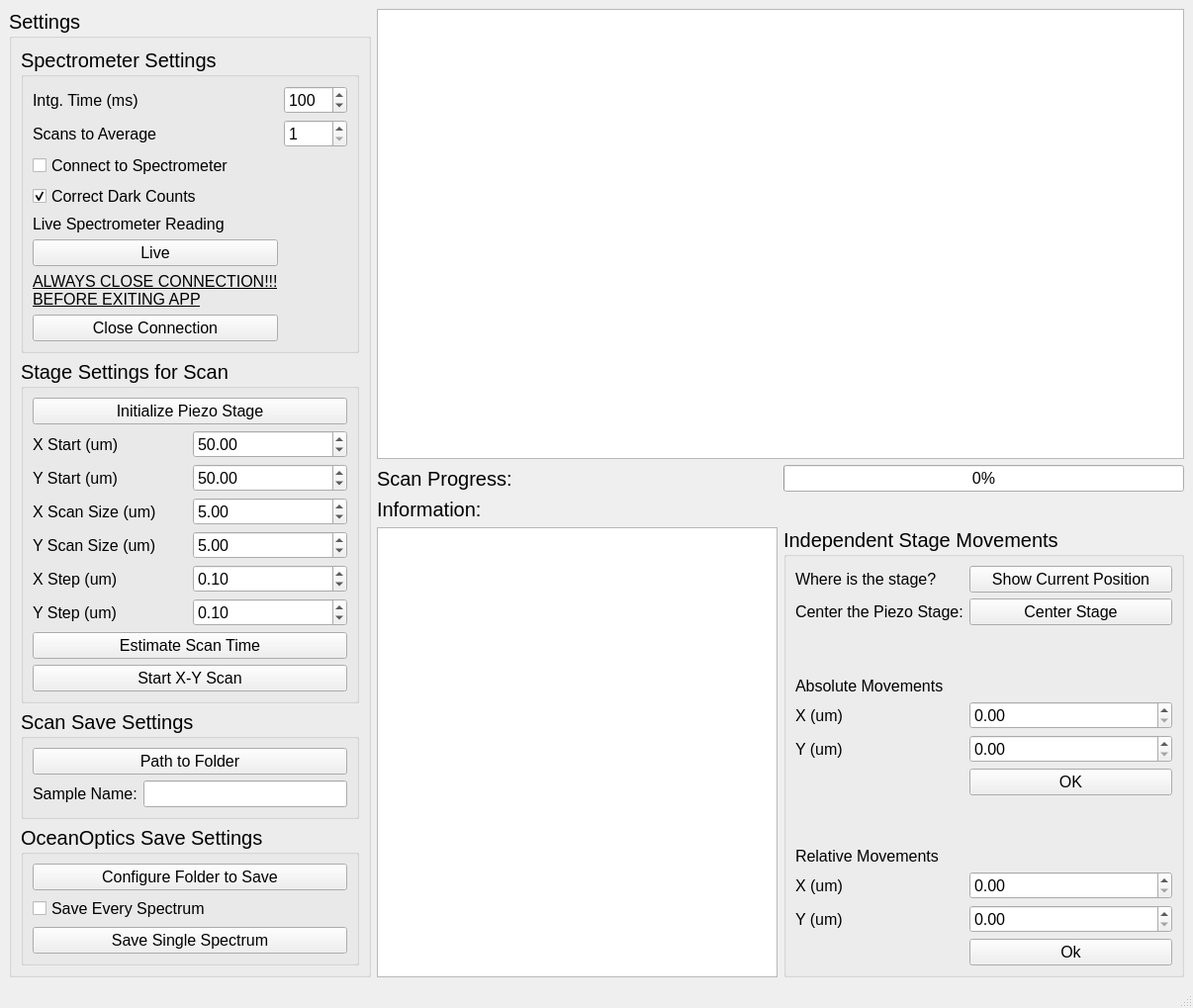
<?xml version="1.0" encoding="UTF-8"?>
<ui version="4.0">
 <class>MainWindow</class>
 <widget class="QMainWindow" name="MainWindow">
  <property name="geometry">
   <rect>
    <x>0</x>
    <y>0</y>
    <width>1206</width>
    <height>992</height>
   </rect>
  </property>
  <property name="windowTitle">
   <string>MainWindow</string>
  </property>
  <widget class="QWidget" name="centralwidget">
   <layout class="QFormLayout" name="formLayout">
    <item row="0" column="0">
     <layout class="QVBoxLayout" name="verticalLayout">
      <item>
       <widget class="QGroupBox" name="groupBox">
        <property name="font">
         <font>
          <pointsize>15</pointsize>
         </font>
        </property>
        <property name="title">
         <string>Settings</string>
        </property>
        <layout class="QGridLayout" name="gridLayout">
         <item row="2" column="0">
          <widget class="QGroupBox" name="groupBox_3">
           <property name="title">
            <string>Stage Settings for Scan</string>
           </property>
           <layout class="QGridLayout" name="gridLayout_2">
            <item row="4" column="0">
             <widget class="QLabel" name="label_5">
              <property name="font">
               <font>
                <pointsize>12</pointsize>
               </font>
              </property>
              <property name="text">
               <string>X Scan Size (um)</string>
              </property>
             </widget>
            </item>
            <item row="8" column="1">
             <widget class="QDoubleSpinBox" name="y_step_doubleSpinBox">
              <property name="font">
               <font>
                <pointsize>12</pointsize>
               </font>
              </property>
              <property name="value">
               <double>0.100000000000000</double>
              </property>
             </widget>
            </item>
            <item row="4" column="1">
             <widget class="QDoubleSpinBox" name="x_size_doubleSpinBox">
              <property name="font">
               <font>
                <pointsize>12</pointsize>
               </font>
              </property>
              <property name="value">
               <double>5.000000000000000</double>
              </property>
             </widget>
            </item>
            <item row="3" column="0">
             <spacer name="verticalSpacer">
              <property name="orientation">
               <enum>Qt::Vertical</enum>
              </property>
              <property name="sizeHint" stdset="0">
               <size>
                <width>20</width>
                <height>40</height>
               </size>
              </property>
             </spacer>
            </item>
            <item row="2" column="0">
             <widget class="QLabel" name="label_8">
              <property name="font">
               <font>
                <pointsize>12</pointsize>
               </font>
              </property>
              <property name="text">
               <string>Y Start (um)</string>
              </property>
             </widget>
            </item>
            <item row="5" column="0">
             <widget class="QLabel" name="label_4">
              <property name="font">
               <font>
                <pointsize>12</pointsize>
               </font>
              </property>
              <property name="text">
               <string>Y Scan Size (um)</string>
              </property>
             </widget>
            </item>
            <item row="5" column="1">
             <widget class="QDoubleSpinBox" name="y_size_doubleSpinBox">
              <property name="font">
               <font>
                <pointsize>12</pointsize>
               </font>
              </property>
              <property name="value">
               <double>5.000000000000000</double>
              </property>
             </widget>
            </item>
            <item row="6" column="0">
             <spacer name="verticalSpacer_2">
              <property name="orientation">
               <enum>Qt::Vertical</enum>
              </property>
              <property name="sizeHint" stdset="0">
               <size>
                <width>20</width>
                <height>40</height>
               </size>
              </property>
             </spacer>
            </item>
            <item row="2" column="1">
             <widget class="QDoubleSpinBox" name="y_start_doubleSpinBox">
              <property name="font">
               <font>
                <pointsize>12</pointsize>
               </font>
              </property>
              <property name="maximum">
               <double>100.000000000000000</double>
              </property>
              <property name="value">
               <double>50.000000000000000</double>
              </property>
             </widget>
            </item>
            <item row="8" column="0">
             <widget class="QLabel" name="label_7">
              <property name="font">
               <font>
                <pointsize>12</pointsize>
               </font>
              </property>
              <property name="text">
               <string>Y Step (um)</string>
              </property>
             </widget>
            </item>
            <item row="1" column="0">
             <widget class="QLabel" name="label_9">
              <property name="font">
               <font>
                <pointsize>12</pointsize>
               </font>
              </property>
              <property name="text">
               <string>X Start (um)</string>
              </property>
             </widget>
            </item>
            <item row="7" column="0">
             <widget class="QLabel" name="label_6">
              <property name="font">
               <font>
                <pointsize>12</pointsize>
               </font>
              </property>
              <property name="text">
               <string>X Step (um)</string>
              </property>
             </widget>
            </item>
            <item row="0" column="0" colspan="2">
             <widget class="QPushButton" name="init_stage_pushButton">
              <property name="font">
               <font>
                <pointsize>12</pointsize>
               </font>
              </property>
              <property name="text">
               <string>Initialize Piezo Stage</string>
              </property>
             </widget>
            </item>
            <item row="7" column="1">
             <widget class="QDoubleSpinBox" name="x_step_doubleSpinBox">
              <property name="font">
               <font>
                <pointsize>12</pointsize>
               </font>
              </property>
              <property name="singleStep">
               <double>1.000000000000000</double>
              </property>
              <property name="value">
               <double>0.100000000000000</double>
              </property>
             </widget>
            </item>
            <item row="1" column="1">
             <widget class="QDoubleSpinBox" name="x_start_doubleSpinBox">
              <property name="font">
               <font>
                <pointsize>12</pointsize>
               </font>
              </property>
              <property name="maximum">
               <double>100.000000000000000</double>
              </property>
              <property name="value">
               <double>50.000000000000000</double>
              </property>
             </widget>
            </item>
            <item row="9" column="0" colspan="2">
             <widget class="QPushButton" name="estimate_scan_time_pushButton">
              <property name="font">
               <font>
                <pointsize>12</pointsize>
               </font>
              </property>
              <property name="text">
               <string>Estimate Scan Time</string>
              </property>
             </widget>
            </item>
            <item row="10" column="0" colspan="2">
             <widget class="QPushButton" name="start_x_y_sacan_pushButton">
              <property name="font">
               <font>
                <pointsize>12</pointsize>
               </font>
              </property>
              <property name="text">
               <string>Start X-Y Scan</string>
              </property>
             </widget>
            </item>
           </layout>
          </widget>
         </item>
         <item row="4" column="0">
          <widget class="QGroupBox" name="groupBox_2">
           <property name="font">
            <font>
             <pointsize>15</pointsize>
            </font>
           </property>
           <property name="title">
            <string>OceanOptics Save Settings</string>
           </property>
           <layout class="QVBoxLayout" name="verticalLayout_2">
            <item>
             <widget class="QPushButton" name="config_save_pushButton">
              <property name="font">
               <font>
                <pointsize>12</pointsize>
               </font>
              </property>
              <property name="text">
               <string>Configure Folder to Save</string>
              </property>
             </widget>
            </item>
            <item>
             <widget class="QCheckBox" name="save_every_spec_checkBox">
              <property name="font">
               <font>
                <pointsize>12</pointsize>
               </font>
              </property>
              <property name="text">
               <string>Save Every Spectrum</string>
              </property>
             </widget>
            </item>
            <item>
             <widget class="QPushButton" name="save_single_spec_pushButton">
              <property name="font">
               <font>
                <pointsize>12</pointsize>
               </font>
              </property>
              <property name="text">
               <string>Save Single Spectrum</string>
              </property>
             </widget>
            </item>
           </layout>
          </widget>
         </item>
         <item row="0" column="0">
          <widget class="QGroupBox" name="groupBox_5">
           <property name="title">
            <string>Spectrometer Settings</string>
           </property>
           <layout class="QGridLayout" name="gridLayout_4">
            <item row="0" column="1">
             <widget class="QSpinBox" name="intg_time_spinBox">
              <property name="font">
               <font>
                <pointsize>12</pointsize>
               </font>
              </property>
              <property name="minimum">
               <number>3</number>
              </property>
              <property name="maximum">
               <number>3000</number>
              </property>
              <property name="value">
               <number>100</number>
              </property>
             </widget>
            </item>
            <item row="1" column="1">
             <widget class="QSpinBox" name="scan_to_avg_spinBox">
              <property name="font">
               <font>
                <pointsize>12</pointsize>
               </font>
              </property>
              <property name="minimum">
               <number>1</number>
              </property>
             </widget>
            </item>
            <item row="6" column="0">
             <widget class="QLabel" name="label_3">
              <property name="font">
               <font>
                <pointsize>12</pointsize>
                <underline>true</underline>
               </font>
              </property>
              <property name="text">
               <string>ALWAYS CLOSE CONNECTION!!!
BEFORE EXITING APP</string>
              </property>
             </widget>
            </item>
            <item row="5" column="0">
             <widget class="QPushButton" name="live_pushButton">
              <property name="font">
               <font>
                <pointsize>12</pointsize>
               </font>
              </property>
              <property name="text">
               <string>Live</string>
              </property>
             </widget>
            </item>
            <item row="1" column="0">
             <widget class="QLabel" name="label_2">
              <property name="font">
               <font>
                <pointsize>12</pointsize>
               </font>
              </property>
              <property name="text">
               <string>Scans to Average</string>
              </property>
             </widget>
            </item>
            <item row="3" column="0">
             <widget class="QCheckBox" name="correct_dark_counts_checkBox">
              <property name="font">
               <font>
                <pointsize>12</pointsize>
               </font>
              </property>
              <property name="text">
               <string>Correct Dark Counts</string>
              </property>
              <property name="checked">
               <bool>true</bool>
              </property>
             </widget>
            </item>
            <item row="2" column="0">
             <widget class="QCheckBox" name="connect_checkBox">
              <property name="font">
               <font>
                <pointsize>12</pointsize>
               </font>
              </property>
              <property name="text">
               <string>Connect to Spectrometer</string>
              </property>
             </widget>
            </item>
            <item row="7" column="0">
             <widget class="QPushButton" name="close_connection_pushButton">
              <property name="font">
               <font>
                <pointsize>12</pointsize>
               </font>
              </property>
              <property name="text">
               <string>Close Connection</string>
              </property>
             </widget>
            </item>
            <item row="0" column="0">
             <widget class="QLabel" name="label">
              <property name="font">
               <font>
                <pointsize>12</pointsize>
               </font>
              </property>
              <property name="text">
               <string>Intg. Time (ms)</string>
              </property>
             </widget>
            </item>
            <item row="4" column="0">
             <widget class="QLabel" name="label_21">
              <property name="font">
               <font>
                <pointsize>12</pointsize>
                <underline>false</underline>
               </font>
              </property>
              <property name="text">
               <string>Live Spectrometer Reading</string>
              </property>
             </widget>
            </item>
           </layout>
          </widget>
         </item>
         <item row="3" column="0">
          <widget class="QGroupBox" name="groupBox_6">
           <property name="title">
            <string>Scan Save Settings</string>
           </property>
           <layout class="QGridLayout" name="gridLayout_5">
            <item row="1" column="1">
             <widget class="QLineEdit" name="lineEdit">
              <property name="font">
               <font>
                <pointsize>12</pointsize>
               </font>
              </property>
             </widget>
            </item>
            <item row="1" column="0">
             <widget class="QLabel" name="label_22">
              <property name="font">
               <font>
                <pointsize>12</pointsize>
               </font>
              </property>
              <property name="text">
               <string>Sample Name:</string>
              </property>
             </widget>
            </item>
            <item row="0" column="0" colspan="2">
             <widget class="QPushButton" name="path_to_folder_pushButton">
              <property name="font">
               <font>
                <pointsize>12</pointsize>
               </font>
              </property>
              <property name="text">
               <string>Path to Folder</string>
              </property>
             </widget>
            </item>
           </layout>
          </widget>
         </item>
        </layout>
       </widget>
      </item>
     </layout>
    </item>
    <item row="0" column="1">
     <layout class="QGridLayout" name="gridLayout_6">
      <item row="7" column="1">
       <widget class="QGroupBox" name="groupBox_4">
        <property name="font">
         <font>
          <pointsize>15</pointsize>
         </font>
        </property>
        <property name="title">
         <string>Independent Stage Movements</string>
        </property>
        <layout class="QFormLayout" name="formLayout_2">
         <item row="0" column="0">
          <widget class="QLabel" name="label_16">
           <property name="font">
            <font>
             <pointsize>12</pointsize>
            </font>
           </property>
           <property name="text">
            <string>Where is the stage?</string>
           </property>
          </widget>
         </item>
         <item row="0" column="1">
          <widget class="QPushButton" name="show_curr_pos_pushButton">
           <property name="font">
            <font>
             <pointsize>12</pointsize>
            </font>
           </property>
           <property name="text">
            <string>Show Current Position</string>
           </property>
          </widget>
         </item>
         <item row="1" column="0">
          <widget class="QLabel" name="label_20">
           <property name="font">
            <font>
             <pointsize>12</pointsize>
            </font>
           </property>
           <property name="text">
            <string>Center the Piezo Stage:</string>
           </property>
          </widget>
         </item>
         <item row="1" column="1">
          <widget class="QPushButton" name="center_stage_pushButton">
           <property name="font">
            <font>
             <pointsize>12</pointsize>
            </font>
           </property>
           <property name="text">
            <string>Center Stage</string>
           </property>
          </widget>
         </item>
         <item row="2" column="0">
          <spacer name="verticalSpacer_3">
           <property name="orientation">
            <enum>Qt::Vertical</enum>
           </property>
           <property name="sizeHint" stdset="0">
            <size>
             <width>20</width>
             <height>40</height>
            </size>
           </property>
          </spacer>
         </item>
         <item row="3" column="0">
          <widget class="QLabel" name="label_12">
           <property name="font">
            <font>
             <pointsize>12</pointsize>
            </font>
           </property>
           <property name="text">
            <string>Absolute Movements</string>
           </property>
          </widget>
         </item>
         <item row="4" column="0">
          <widget class="QLabel" name="label_10">
           <property name="font">
            <font>
             <pointsize>12</pointsize>
            </font>
           </property>
           <property name="text">
            <string>X (um)</string>
           </property>
          </widget>
         </item>
         <item row="4" column="1">
          <widget class="QDoubleSpinBox" name="x_abs_doubleSpinBox">
           <property name="font">
            <font>
             <pointsize>12</pointsize>
            </font>
           </property>
          </widget>
         </item>
         <item row="6" column="0">
          <widget class="QLabel" name="label_11">
           <property name="font">
            <font>
             <pointsize>12</pointsize>
            </font>
           </property>
           <property name="text">
            <string>Y (um)</string>
           </property>
          </widget>
         </item>
         <item row="6" column="1">
          <widget class="QDoubleSpinBox" name="y_abs_doubleSpinBox">
           <property name="font">
            <font>
             <pointsize>12</pointsize>
            </font>
           </property>
          </widget>
         </item>
         <item row="7" column="1">
          <widget class="QPushButton" name="abs_mov_pushButton">
           <property name="font">
            <font>
             <pointsize>12</pointsize>
            </font>
           </property>
           <property name="text">
            <string>OK</string>
           </property>
          </widget>
         </item>
         <item row="8" column="0">
          <spacer name="verticalSpacer_4">
           <property name="orientation">
            <enum>Qt::Vertical</enum>
           </property>
           <property name="sizeHint" stdset="0">
            <size>
             <width>20</width>
             <height>40</height>
            </size>
           </property>
          </spacer>
         </item>
         <item row="9" column="0">
          <widget class="QLabel" name="label_13">
           <property name="font">
            <font>
             <pointsize>12</pointsize>
            </font>
           </property>
           <property name="text">
            <string>Relative Movements</string>
           </property>
          </widget>
         </item>
         <item row="10" column="0">
          <widget class="QLabel" name="label_14">
           <property name="font">
            <font>
             <pointsize>12</pointsize>
            </font>
           </property>
           <property name="text">
            <string>X (um)</string>
           </property>
          </widget>
         </item>
         <item row="10" column="1">
          <widget class="QDoubleSpinBox" name="x_rel_doubleSpinBox">
           <property name="font">
            <font>
             <pointsize>12</pointsize>
            </font>
           </property>
          </widget>
         </item>
         <item row="12" column="0">
          <widget class="QLabel" name="label_15">
           <property name="font">
            <font>
             <pointsize>12</pointsize>
            </font>
           </property>
           <property name="text">
            <string>Y (um)</string>
           </property>
          </widget>
         </item>
         <item row="12" column="1">
          <widget class="QDoubleSpinBox" name="y_rel_doubleSpinBox">
           <property name="font">
            <font>
             <pointsize>12</pointsize>
            </font>
           </property>
          </widget>
         </item>
         <item row="13" column="1">
          <widget class="QPushButton" name="rel_mov_pushButton">
           <property name="font">
            <font>
             <pointsize>12</pointsize>
            </font>
           </property>
           <property name="text">
            <string>Ok</string>
           </property>
          </widget>
         </item>
        </layout>
       </widget>
      </item>
      <item row="0" column="0" colspan="2">
       <widget class="PlotWidget" name="plot"/>
      </item>
      <item row="7" column="0">
       <widget class="QTextBrowser" name="status_textBrowser">
        <property name="font">
         <font>
          <pointsize>12</pointsize>
         </font>
        </property>
       </widget>
      </item>
      <item row="6" column="0">
       <widget class="QLabel" name="label_23">
        <property name="font">
         <font>
          <pointsize>15</pointsize>
         </font>
        </property>
        <property name="text">
         <string>Information:</string>
        </property>
       </widget>
      </item>
      <item row="3" column="1">
       <widget class="QProgressBar" name="progressBar">
        <property name="font">
         <font>
          <pointsize>12</pointsize>
         </font>
        </property>
        <property name="value">
         <number>0</number>
        </property>
       </widget>
      </item>
      <item row="3" column="0">
       <widget class="QLabel" name="label_17">
        <property name="font">
         <font>
          <pointsize>15</pointsize>
         </font>
        </property>
        <property name="text">
         <string>Scan Progress:</string>
        </property>
       </widget>
      </item>
     </layout>
    </item>
   </layout>
  </widget>
  <widget class="QMenuBar" name="menubar">
   <property name="geometry">
    <rect>
     <x>0</x>
     <y>0</y>
     <width>1206</width>
     <height>21</height>
    </rect>
   </property>
  </widget>
  <widget class="QStatusBar" name="statusbar"/>
 </widget>
 <customwidgets>
  <customwidget>
   <class>PlotWidget</class>
   <extends>QGraphicsView</extends>
   <header>pyqtgraph</header>
  </customwidget>
 </customwidgets>
 <resources/>
 <connections/>
</ui>
